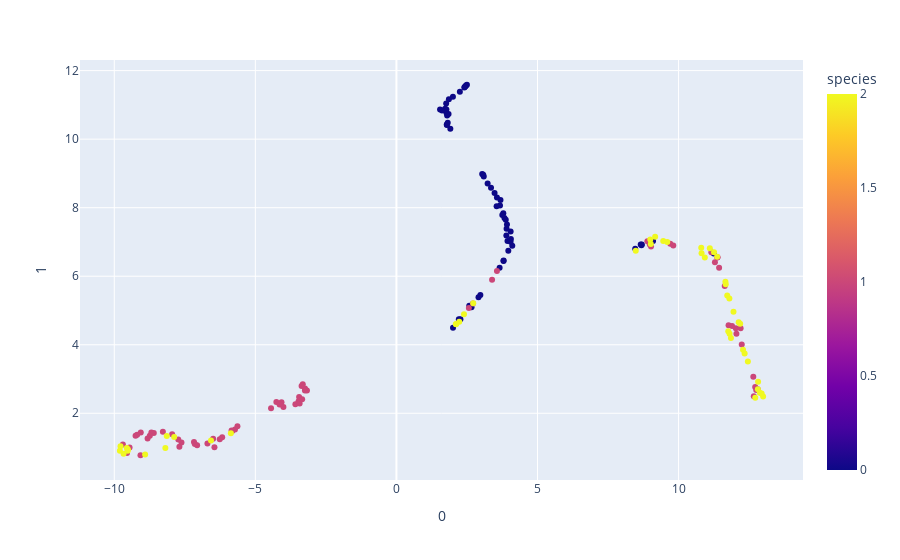
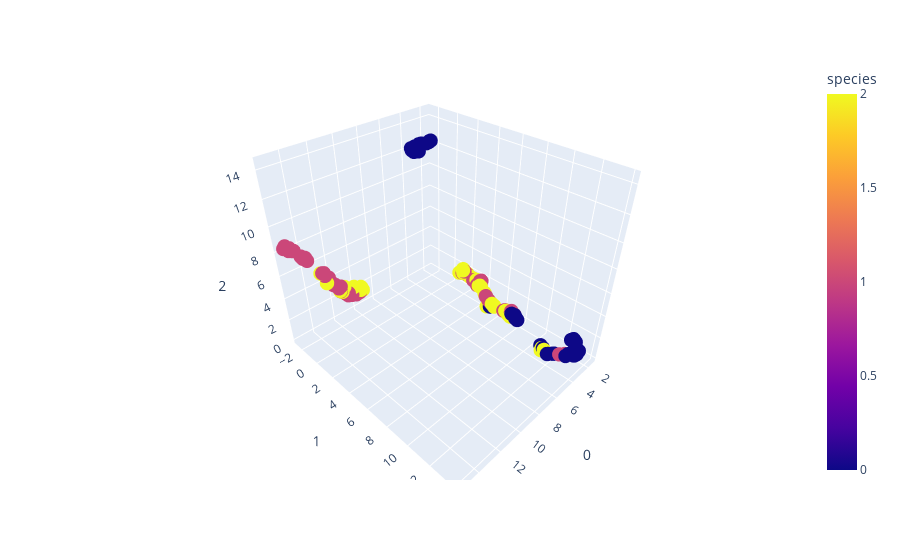

The code cell stored with these charts, in order, in its notebook:
### Code cell
# Import necessary libraries
from ucimlrepo import fetch_ucirepo 
import pandas as pd
from umap import UMAP
import plotly.express as px
import seaborn as sns
import matplotlib.pyplot as plt

# Fetch dataset from UCI
dataset = fetch_ucirepo(id=109)  # Fetch dataset with id 53 (replace if needed)

# Data as pandas DataFrames
X = dataset.data.features  # Feature data
y = dataset.data.targets    # Target data

# X=X[:-60]
# y=y[:-60]


# Combine features and target into a single DataFrame
df = pd.DataFrame(X, columns=dataset.data.feature_names)  # Create DataFrame for features
df['species'] = y  # Add the target column (species)

unique_values = pd.unique(y.iloc[:, 0])
for i in range(len(unique_values)):
    df['species'] = df['species'].replace(unique_values[i], i)

X= df.drop('species', axis=1)
y= df['species']



# Display the first few rows of the DataFrame
print("First few rows of the dataset:")
print(df.head())
print(df.tail())
print("\n")

# Get detailed information about the DataFrame
print("Detailed information about the DataFrame:")
print(df.info())
print("\n")

# Get summary statistics
print("Summary statistics of the dataset:")
print(df.describe())
print("\n")

# Check for missing values
print("Missing values in the dataset:")
print(df.isnull().sum())
print("\n")

# Get the count of different species
species_counts = df['species'].value_counts()
print("Counts of different species in the dataset:")
print(species_counts)
print("\n")

# Separate features for UMAP projection (excluding 'species' column)
features = df.iloc[:, :-1]

# UMAP for 2D and 3D projections
umap_2d = UMAP(n_components=2, init='random', random_state=0)
umap_3d = UMAP(n_components=3, init='random', random_state=0)

# Perform UMAP projections
proj_2d = umap_2d.fit_transform(features)  # 2D projection
proj_3d = umap_3d.fit_transform(features)  # 3D projection

# 2D Scatter plot using Plotly
fig_2d = px.scatter(
    proj_2d, x=0, y=1,
    color=df['species'], labels={'color': 'species'}
)

# 3D Scatter plot using Plotly
fig_3d = px.scatter_3d(
    proj_3d, x=0, y=1, z=2,
    color=df['species'], labels={'color': 'species'}
)
fig_3d.update_traces(marker_size=5)

# Display the plots
fig_2d.show()
fig_3d.show()

# Pairplot to visualize relationships (optional)
# sns.pairplot(df, hue='species')
# plt.title('Pairplot of Dataset')
# plt.show()

### Figure 1 — Plotly figure (JSON) as saved in the notebook; plotly's stock layout.template omitted (floating-point values rounded to 4 significant figures; data arrays with more than 128 entries replaced by an {"elided": "..."} marker saying what was removed)
{"data": [{"hovertemplate": "0=%{x}<br>1=%{y}<br>species=%{marker.color}<extra></extra>", "legendgroup": "", "marker": {"color": {"elided": "178 int values"}, "coloraxis": "coloraxis", "symbol": "circle"}, "mode": "markers", "name": "", "orientation": "v", "showlegend": false, "type": "scatter", "x": {"elided": "178 float values"}, "xaxis": "x", "y": {"elided": "178 float values"}, "yaxis": "y"}], "layout": {"coloraxis": {"colorbar": {"title": {"text": "species"}}, "colorscale": [[0, "#0d0887"], [0.1111, "#46039f"], [0.2222, "#7201a8"], [0.3333, "#9c179e"], [0.4444, "#bd3786"], [0.5556, "#d8576b"], [0.6667, "#ed7953"], [0.7778, "#fb9f3a"], [0.8889, "#fdca26"], [1, "#f0f921"]]}, "legend": {"tracegroupgap": 0}, "margin": {"t": 60}, "xaxis": {"anchor": "y", "domain": [0, 1], "title": {"text": "0"}}, "yaxis": {"anchor": "x", "domain": [0, 1], "title": {"text": "1"}}}}

### Figure 2 — Plotly figure (JSON) as saved in the notebook; plotly's stock layout.template omitted (floating-point values rounded to 4 significant figures; data arrays with more than 128 entries replaced by an {"elided": "..."} marker saying what was removed)
{"data": [{"hovertemplate": "0=%{x}<br>1=%{y}<br>2=%{z}<br>species=%{marker.color}<extra></extra>", "legendgroup": "", "marker": {"color": {"elided": "178 int values"}, "coloraxis": "coloraxis", "size": 5, "symbol": "circle"}, "mode": "markers", "name": "", "scene": "scene", "showlegend": false, "type": "scatter3d", "x": {"elided": "178 float values"}, "y": {"elided": "178 float values"}, "z": {"elided": "178 float values"}}], "layout": {"coloraxis": {"colorbar": {"title": {"text": "species"}}, "colorscale": [[0, "#0d0887"], [0.1111, "#46039f"], [0.2222, "#7201a8"], [0.3333, "#9c179e"], [0.4444, "#bd3786"], [0.5556, "#d8576b"], [0.6667, "#ed7953"], [0.7778, "#fb9f3a"], [0.8889, "#fdca26"], [1, "#f0f921"]]}, "legend": {"tracegroupgap": 0}, "margin": {"t": 60}, "scene": {"domain": {"x": [0, 1], "y": [0, 1]}, "xaxis": {"title": {"text": "0"}}, "yaxis": {"title": {"text": "1"}}, "zaxis": {"title": {"text": "2"}}}}}
